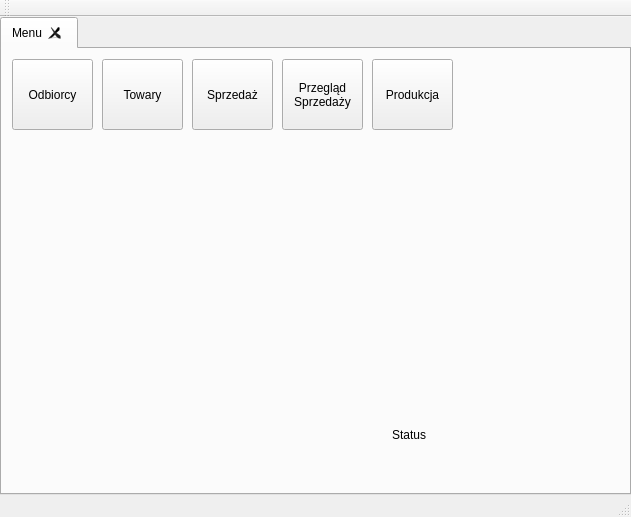
<?xml version="1.0" encoding="UTF-8"?>
<ui version="4.0">
 <class>MainWindow</class>
 <widget class="QMainWindow" name="MainWindow">
  <property name="geometry">
   <rect>
    <x>0</x>
    <y>0</y>
    <width>631</width>
    <height>517</height>
   </rect>
  </property>
  <property name="windowTitle">
   <string>MainWindow</string>
  </property>
  <widget class="QWidget" name="centralWidget">
   <layout class="QHBoxLayout" name="horizontalLayout">
    <property name="leftMargin">
     <number>0</number>
    </property>
    <property name="topMargin">
     <number>0</number>
    </property>
    <property name="rightMargin">
     <number>0</number>
    </property>
    <property name="bottomMargin">
     <number>0</number>
    </property>
    <item>
     <widget class="QTabWidget" name="tabWidget">
      <property name="currentIndex">
       <number>0</number>
      </property>
      <property name="usesScrollButtons">
       <bool>true</bool>
      </property>
      <property name="tabsClosable">
       <bool>true</bool>
      </property>
      <widget class="QWidget" name="tab">
       <attribute name="title">
        <string>Menu</string>
       </attribute>
       <widget class="QPushButton" name="przycisk_odbiorcy">
        <property name="geometry">
         <rect>
          <x>10</x>
          <y>10</y>
          <width>81</width>
          <height>71</height>
         </rect>
        </property>
        <property name="text">
         <string>Odbiorcy</string>
        </property>
       </widget>
       <widget class="QLabel" name="napis_statusbazydanych">
        <property name="geometry">
         <rect>
          <x>390</x>
          <y>370</y>
          <width>231</width>
          <height>31</height>
         </rect>
        </property>
        <property name="text">
         <string>Status</string>
        </property>
       </widget>
       <widget class="QPushButton" name="przycisk_towary">
        <property name="geometry">
         <rect>
          <x>100</x>
          <y>10</y>
          <width>81</width>
          <height>71</height>
         </rect>
        </property>
        <property name="text">
         <string>Towary</string>
        </property>
       </widget>
       <widget class="QPushButton" name="przycisk_sprzedaz">
        <property name="geometry">
         <rect>
          <x>190</x>
          <y>10</y>
          <width>81</width>
          <height>71</height>
         </rect>
        </property>
        <property name="text">
         <string>Sprzedaż</string>
        </property>
       </widget>
       <widget class="QPushButton" name="przycisk_sprzedaz_przeglad">
        <property name="geometry">
         <rect>
          <x>280</x>
          <y>10</y>
          <width>81</width>
          <height>71</height>
         </rect>
        </property>
        <property name="text">
         <string>Przegląd
Sprzedaży</string>
        </property>
       </widget>
       <widget class="QPushButton" name="przycisk_produkcja">
        <property name="geometry">
         <rect>
          <x>370</x>
          <y>10</y>
          <width>81</width>
          <height>71</height>
         </rect>
        </property>
        <property name="text">
         <string>Produkcja</string>
        </property>
       </widget>
      </widget>
     </widget>
    </item>
   </layout>
  </widget>
  <widget class="QMenuBar" name="menuBar">
   <property name="geometry">
    <rect>
     <x>0</x>
     <y>0</y>
     <width>631</width>
     <height>21</height>
    </rect>
   </property>
  </widget>
  <widget class="QToolBar" name="mainToolBar">
   <attribute name="toolBarArea">
    <enum>TopToolBarArea</enum>
   </attribute>
   <attribute name="toolBarBreak">
    <bool>false</bool>
   </attribute>
  </widget>
  <widget class="QStatusBar" name="statusBar"/>
 </widget>
 <layoutdefault spacing="6" margin="11"/>
 <resources/>
 <connections/>
</ui>
